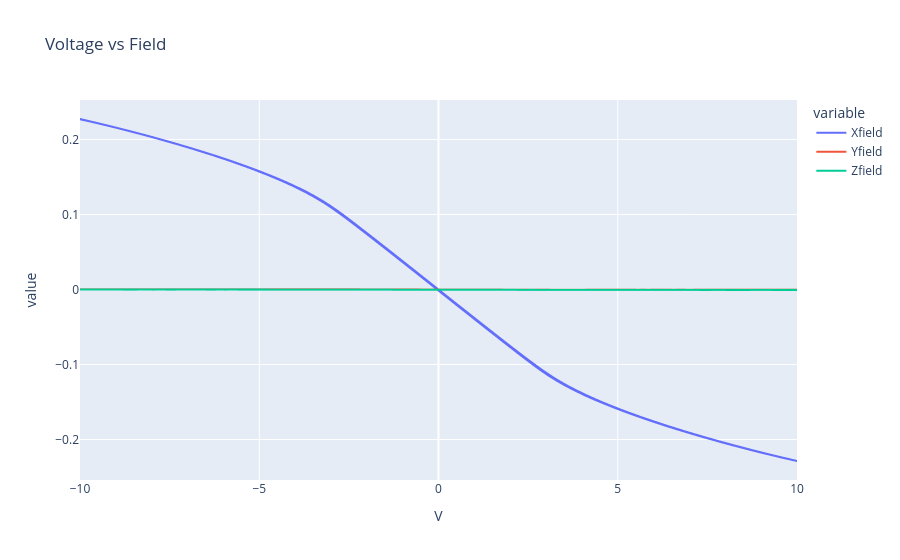

The code cell stored with this chart in its notebook:
### Code cell
px.line(measured, x='V', y=['Xfield', "Yfield", "Zfield"], title='Voltage vs Field')

### Figure 1 — Plotly figure (JSON) as saved in the notebook; plotly's stock layout.template omitted (floating-point values rounded to 4 significant figures; data arrays with more than 128 entries replaced by an {"elided": "..."} marker saying what was removed)
{"data": [{"hovertemplate": "variable=Xfield<br>V=%{x}<br>value=%{y}<extra></extra>", "legendgroup": "Xfield", "line": {"color": "#636efa", "dash": "solid"}, "marker": {"symbol": "circle"}, "mode": "lines", "name": "Xfield", "showlegend": true, "type": "scattergl", "x": {"elided": "402 float values"}, "xaxis": "x", "y": {"elided": "402 float values"}, "yaxis": "y"}, {"hovertemplate": "variable=Yfield<br>V=%{x}<br>value=%{y}<extra></extra>", "legendgroup": "Yfield", "line": {"color": "#EF553B", "dash": "solid"}, "marker": {"symbol": "circle"}, "mode": "lines", "name": "Yfield", "showlegend": true, "type": "scattergl", "x": {"elided": "402 float values"}, "xaxis": "x", "y": {"elided": "402 float values"}, "yaxis": "y"}, {"hovertemplate": "variable=Zfield<br>V=%{x}<br>value=%{y}<extra></extra>", "legendgroup": "Zfield", "line": {"color": "#00cc96", "dash": "solid"}, "marker": {"symbol": "circle"}, "mode": "lines", "name": "Zfield", "showlegend": true, "type": "scattergl", "x": {"elided": "402 float values"}, "xaxis": "x", "y": {"elided": "402 float values"}, "yaxis": "y"}], "layout": {"legend": {"title": {"text": "variable"}, "tracegroupgap": 0}, "title": {"text": "Voltage vs Field"}, "xaxis": {"anchor": "y", "domain": [0, 1], "title": {"text": "V"}}, "yaxis": {"anchor": "x", "domain": [0, 1], "title": {"text": "value"}}}}
